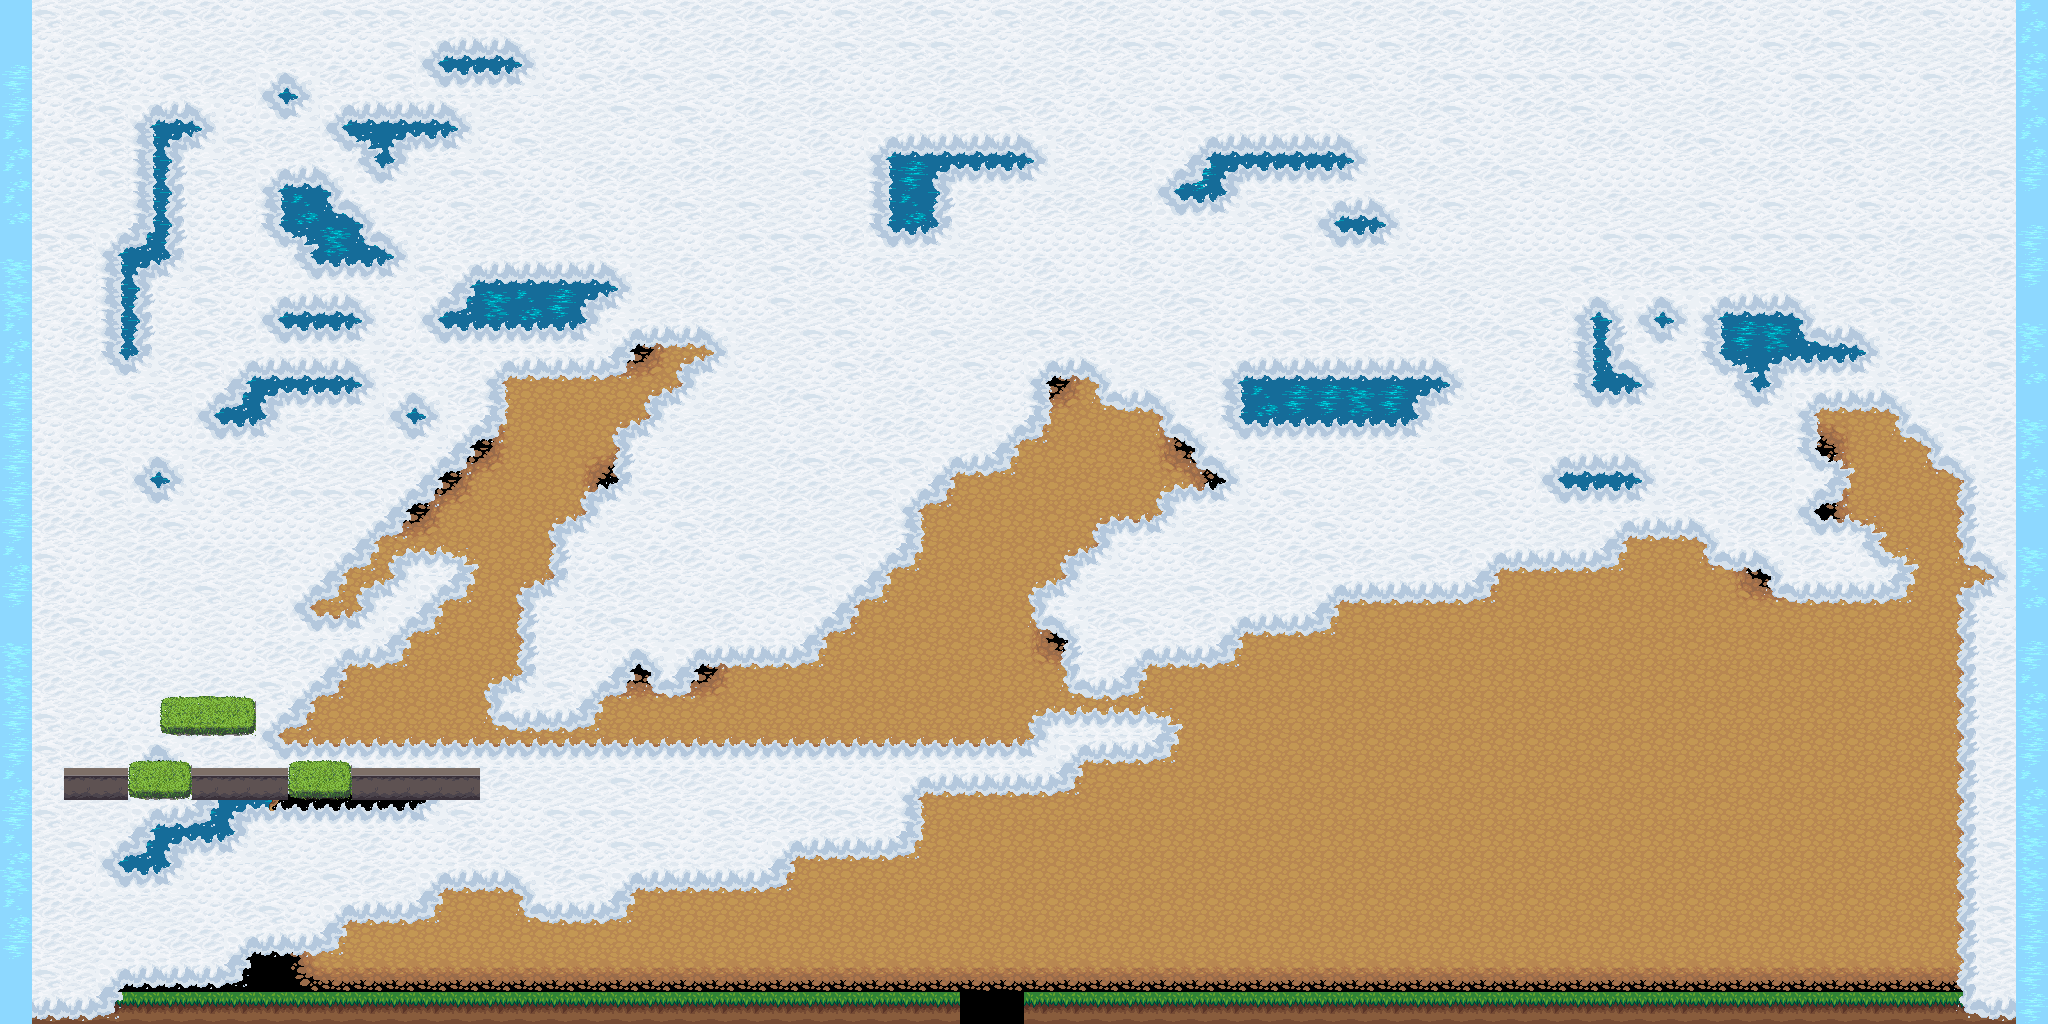

The image is a tile-based game level rendered from a .tmx file. Its description and source (layers, tilesets, objects; grid data summarised) follow:
An orthogonal 64x32 tile map with 32x32 px tiles, 4 tile layers (Background3, Background2, Background, Ground), 4 tilesets and 23 objects.

<map version="1.10" tiledversion="1.10.2" orientation="orthogonal" renderorder="right-down" width="64" height="32" tilewidth="32" tileheight="32" infinite="0" nextlayerid="20" nextobjectid="368">
 <properties>
  <property name="missionEvtSubId" value="2" />
  <property name="npcPreallocCapDict" value="1:16;3:16;4096:1;4097:16" />
 </properties>
 <tileset firstgid="1" source="../traps/spike/traps_spike.tsx" />
 <tileset firstgid="10" source="../triggers/switch/triggers_switch.tsx" />
 <tileset firstgid="12" source="../triggers/door/triggers_door.tsx" />
 <tileset firstgid="14" source="../shared_comps/forest.tsx" />
 <layer id="18" name="Background3" width="64" height="32">
  <data>[2048 cells, 63 non-empty, 3 distinct tile ids]</data>
 </layer>
 <layer id="17" name="Background2" width="64" height="32">
  <data>[2048 cells, 1023 non-empty, 29 distinct tile ids]</data>
 </layer>
 <layer id="16" name="Background" width="64" height="32">
  <data>[2048 cells, 1467 non-empty, 16 distinct tile ids]</data>
 </layer>
 <layer id="15" name="Ground" width="64" height="32">
  <data>[2048 cells, 87 non-empty, 11 distinct tile ids]</data>
 </layer>
 <objectgroup id="1" name="PlayerStartingPos">
  <object id="137" x="420" y="696">
   <properties>
    <property name="dirX" value="+2" />
    <property name="teamId" value="2" />
   </properties>
   <point />
  </object>
  <object id="135" x="1192" y="972">
   <properties>
    <property name="dirX" value="+2" />
    <property name="teamId" value="1" />
   </properties>
   <point />
  </object>
 </objectgroup>
 <objectgroup id="19" name="EvtSubscription">
  <object id="363" x="1024" y="0">
   <properties>
    <property name="id" value="1" />
   </properties>
   <point />
  </object>
  <object id="366" x="1186" y="0">
   <properties>
    <property name="demandedEvtMask" value="1" />
    <property name="id" value="2" />
   </properties>
   <point />
  </object>
 </objectgroup>
 <objectgroup id="13" name="TriggerPos">
  <object id="360" gid="13" x="1568" y="992" width="32" height="32">
   <properties>
    <property name="bulletTeamId" value="3" />
    <property name="characterSpawnerTimeSeq" value="1:4097,4097,1;2:4097,1,1;3:1,1,3;4:1,3,3" />
    <property name="delayedFrames" value="120" />
    <property name="initVelX" value="-2" />
    <property name="initVelY" value="0" />
    <property name="publishingEvtMaskUponExhaust" value="1" />
    <property name="publishingToEvtSubIdUponExhaust" value="2" />
    <property name="quota" value="2" />
    <property name="recoveryFrames" value="300" />
    <property name="subCycleQuota" value="3" />
    <property name="subCycleTriggerFrames" value="90" />
    <property name="subscriptionId" value="1" />
   </properties>
  </object>
 </objectgroup>
 <objectgroup id="4" name="NpcStartingPos" />
 <objectgroup id="9" name="TrapStartingPos">
  <properties>
   <property name="unity:SortingLayer" value="Background" />
  </properties>
  <object id="311" x="288" y="768" width="64" height="32">
   <properties>
    <property name="collisionTypeMask" value="5" />
    <property name="providesHardPushback" value="1" />
    <property name="providesSlipJump" value="1" />
    <property name="speciesId" value="1" />
    <property name="static" value="1" />
   </properties>
  </object>
  <object id="304" x="128" y="768" width="64" height="32">
   <properties>
    <property name="collisionTypeMask" value="5" />
    <property name="providesHardPushback" value="1" />
    <property name="providesSlipJump" value="1" />
    <property name="speciesId" value="1" />
    <property name="static" value="1" />
   </properties>
  </object>
  <object id="346" x="160" y="704" width="96" height="32">
   <properties>
    <property name="collisionTypeMask" value="5" />
    <property name="providesHardPushback" value="1" />
    <property name="providesSlipJump" value="1" />
    <property name="speciesId" value="1" />
    <property name="static" value="1" />
   </properties>
  </object>
  <object id="352" x="-32" y="0" width="64" height="1024">
   <properties>
    <property name="collisionTypeMask" value="5" />
    <property name="prohibitsWallGrabbing" value="1" />
    <property name="providesHardPushback" value="1" />
    <property name="speciesId" value="1" />
    <property name="static" value="1" />
   </properties>
  </object>
  <object id="359" x="2016" y="0" width="64" height="1024">
   <properties>
    <property name="collisionTypeMask" value="5" />
    <property name="prohibitsWallGrabbing" value="1" />
    <property name="providesHardPushback" value="1" />
    <property name="speciesId" value="1" />
    <property name="static" value="1" />
   </properties>
  </object>
 </objectgroup>
 <objectgroup id="2" name="Barrier">
  <properties>
   <property name="type" value="barrier_and_shelter" />
  </properties>
  <object id="114" x="-32" y="-32" width="2112" height="64">
   <properties>
    <property name="boundary_type" value="barrier" />
   </properties>
  </object>
  <object id="305" x="64" y="768" width="64" height="32">
   <properties>
    <property name="boundary_type" value="barrier" />
   </properties>
  </object>
  <object id="309" x="192" y="768" width="96" height="32">
   <properties>
    <property name="boundary_type" value="barrier" />
   </properties>
  </object>
  <object id="310" x="352" y="768" width="128" height="32">
   <properties>
    <property name="boundary_type" value="barrier" />
   </properties>
  </object>
  <object id="358" x="-32" y="992" width="992" height="64">
   <properties>
    <property name="boundary_type" value="barrier" />
   </properties>
  </object>
  <object id="367" x="1024" y="992" width="1024" height="64">
   <properties>
    <property name="boundary_type" value="barrier" />
   </properties>
  </object>
 </objectgroup>
 <objectgroup id="5" name="PatrolCue">
  <object id="287" x="494" y="766">
   <properties>
    <property name="collisionTypeMask" value="1024" />
    <property name="fdAct" value="2" />
    <property name="fdCaptureFrames" value="8" />
    <property name="fuAct" value="2" />
    <property name="fuCaptureFrames" value="8" />
    <property name="id" value="5" />
   </properties>
   <point />
  </object>
  <object id="336" x="81.333" y="988">
   <properties>
    <property name="flAct" value="3" />
    <property name="flCaptureFrames" value="60" />
    <property name="frAct" value="3" />
    <property name="frCaptureFrames" value="60" />
    <property name="id" value="4" />
   </properties>
   <point />
  </object>
  <object id="345" x="64" y="764">
   <properties>
    <property name="flAct" value="3" />
    <property name="flCaptureFrames" value="60" />
    <property name="frAct" value="3" />
    <property name="frCaptureFrames" value="60" />
    <property name="id" value="3" />
   </properties>
   <point />
  </object>
  <object id="353" x="160" y="700">
   <properties>
    <property name="fdAct" value="17" />
    <property name="fdCaptureFrames" value="8" />
    <property name="flAct" value="17" />
    <property name="flCaptureFrames" value="8" />
    <property name="frAct" value="17" />
    <property name="frCaptureFrames" value="8" />
    <property name="fuAct" value="17" />
    <property name="fuCaptureFrames" value="8" />
    <property name="id" value="2" />
   </properties>
   <point />
  </object>
  <object id="354" x="256" y="700">
   <properties>
    <property name="fdAct" value="17" />
    <property name="fdCaptureFrames" value="8" />
    <property name="flAct" value="17" />
    <property name="flCaptureFrames" value="8" />
    <property name="frAct" value="17" />
    <property name="frCaptureFrames" value="8" />
    <property name="fuAct" value="17" />
    <property name="fuCaptureFrames" value="8" />
    <property name="id" value="1" />
   </properties>
   <point />
  </object>
  </objectgroup>
</map>
<!-- 2 of 23 objects omitted -->
